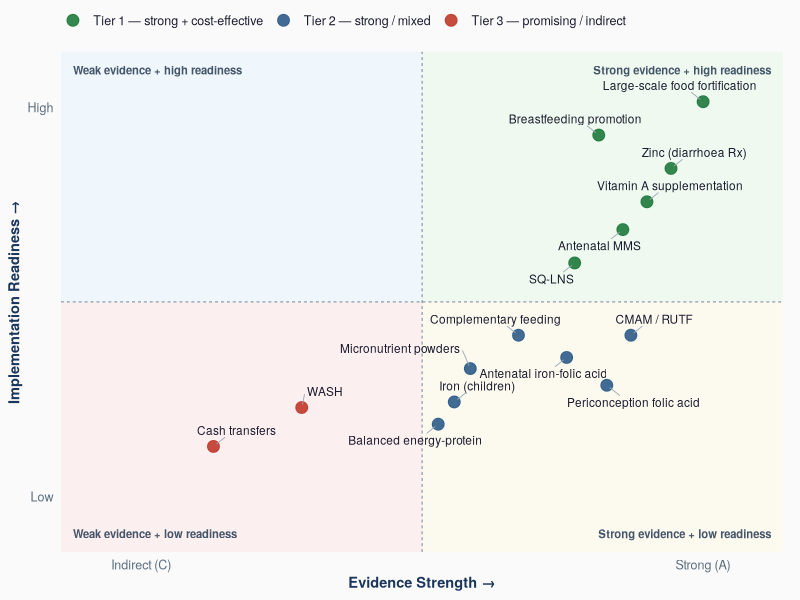
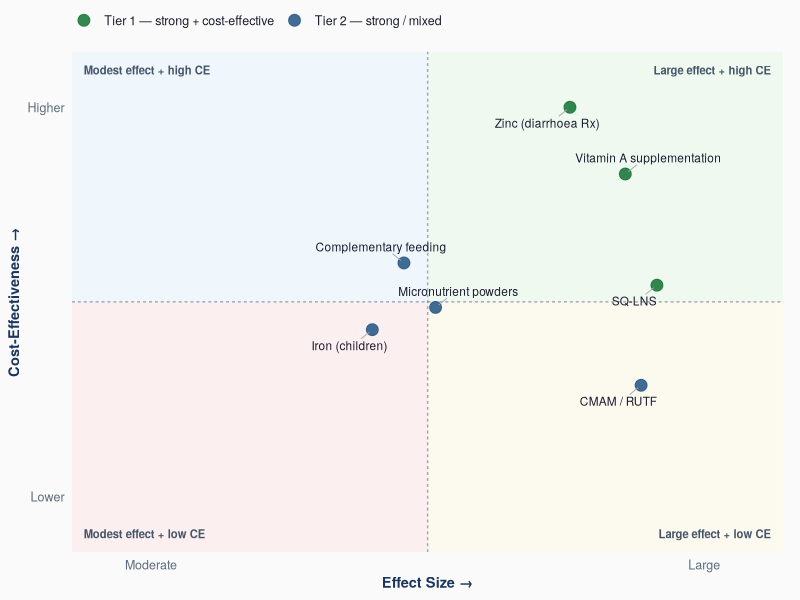
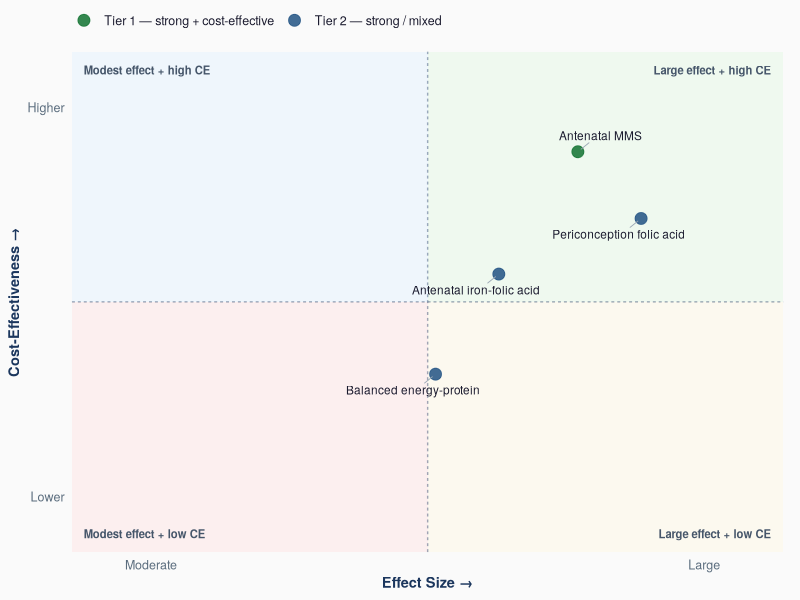

R code for these plots, in order:
# Slide-deck scatter figures (slides 3-6) \u2014 ggplot2 + ggrepel + ragg.
# Renders output/slide{3_quadrant,4_children,5_wra,6_population}.png
suppressMessages({library(ggplot2); library(ggrepel); library(ragg)})
FONT <- "Helvetica Neue"
update_geom_defaults("text", list(family = FONT))

tx <- 5.5; ty <- 5.5
ARR <- "\u2192"; EMD <- "\u2014"   # arrow, em-dash (ASCII-safe escapes)
tier_cols   <- c(T1 = "#1e7a3c", T2 = "#2e5c8a", T3 = "#c0392b")
tier_labels <- c(T1 = paste("Tier 1", EMD, "strong + cost-effective"),
                 T2 = paste("Tier 2", EMD, "strong / mixed"),
                 T3 = paste("Tier 3", EMD, "promising / indirect"))

# df: label,x,y,tier | xlabs/ylabs: 2-elem axis tick labels | annos: corner labels (x,y,label,hjust,vjust,color)
quad_plot <- function(df, xlab, ylab, xlabs, ylabs, annos, outfile, w = 7.2, h = 5.3) {
  df$tier <- droplevels(factor(df$tier, levels = c("T1","T2","T3")))
  pres <- levels(df$tier)
  p <- ggplot(df, aes(x, y)) +
    annotate("rect", xmin = tx, xmax = 10, ymin = ty, ymax = 10, fill = "#e8f8e8", alpha = 0.6) +
    annotate("rect", xmin = 1,  xmax = tx, ymin = ty, ymax = 10, fill = "#e8f4fd", alpha = 0.6) +
    annotate("rect", xmin = 1,  xmax = tx, ymin = 1,  ymax = ty, fill = "#fde8e8", alpha = 0.6) +
    annotate("rect", xmin = tx, xmax = 10, ymin = 1,  ymax = ty, fill = "#fdf8e8", alpha = 0.6) +
    geom_vline(xintercept = tx, linetype = "22", color = "#1b365d", alpha = 0.4) +
    geom_hline(yintercept = ty, linetype = "22", color = "#1b365d", alpha = 0.4)
  for (i in seq_len(nrow(annos))) {
    a <- annos[i, ]
    p <- p + annotate("text", x = a$x, y = a$y, label = a$label, hjust = a$hjust,
                      vjust = a$vjust, color = a$color, fontface = "bold", size = 2.85)
  }
  p <- p +
    geom_point(aes(color = tier), size = 3.7, alpha = 0.9) +
    geom_text_repel(aes(label = label), size = 3.0, color = "#1a1a2e", family = FONT,
                    box.padding = 0.5, point.padding = 0.3, min.segment.length = 0,
                    segment.color = "#9aa7b4", segment.size = 0.3, max.overlaps = Inf,
                    force = 2, seed = 7) +
    scale_color_manual(values = tier_cols[pres], labels = tier_labels[pres], name = NULL) +
    scale_x_continuous(limits = c(1, 10), breaks = c(2, 9), labels = xlabs, expand = c(0, 0)) +
    scale_y_continuous(limits = c(1, 10), breaks = c(2, 9), labels = ylabs, expand = c(0, 0)) +
    labs(x = paste(xlab, ARR), y = paste(ylab, ARR)) +
    theme_minimal(base_size = 12, base_family = FONT) +
    theme(legend.position = "top", legend.justification = "left",
          legend.text = element_text(size = 9, color = "#1a1a2e"), legend.margin = margin(0,0,2,0),
          panel.grid = element_blank(),
          axis.title.x = element_text(color = "#1b365d", face = "bold", size = 10.5, hjust = 0.5),
          axis.title.y = element_text(color = "#1b365d", face = "bold", size = 10.5, hjust = 0.5),
          axis.text = element_text(color = "#5a6c7d", size = 9), axis.ticks = element_blank(),
          plot.background = element_rect(fill = "#fafafa", color = NA),
          panel.background = element_rect(fill = "#fafafa", color = NA),
          plot.margin = margin(6, 12, 6, 6))
  ggsave(outfile, p, width = w, height = h, dpi = 220, bg = "#fafafa", device = ragg::agg_png)
  cat("wrote", outfile, "\n")
}

A <- function(x,y,label,hjust,vjust,color) data.frame(x,y,label,hjust,vjust,color)

# ---- Slide 3: overall framework (evidence x readiness) ----
df3 <- data.frame(
  label = c("Large-scale food fortification","Breastfeeding promotion","Zinc (diarrhoea Rx)",
            "Vitamin A supplementation","Antenatal MMS","SQ-LNS",
            "CMAM / RUTF","Antenatal iron-folic acid","Periconception folic acid",
            "Complementary feeding","Micronutrient powders","Iron (children)",
            "Balanced energy-protein","WASH","Cash transfers"),
  x = c(9.0,7.7,8.6, 8.3,8.0,7.4, 8.1,7.3,7.8, 6.7,6.1,5.9, 5.7,4.0,2.9),
  y = c(9.1,8.5,7.9, 7.3,6.8,6.2, 4.9,4.5,4.0, 4.9,4.3,3.7, 3.3,3.6,2.9),
  tier = c(rep("T1",6), rep("T2",7), rep("T3",2)))
ann3 <- rbind(
  A(9.85,9.75,"Strong evidence + high readiness",1,1,"#46566a"), A(1.15,9.75,"Weak evidence + high readiness",0,1,"#46566a"),
  A(1.15,1.25,"Weak evidence + low readiness",0,0,"#46566a"), A(9.85,1.25,"Strong evidence + low readiness",1,0,"#46566a"))
quad_plot(df3, "Evidence Strength", "Implementation Readiness",
          c("Indirect (C)","Strong (A)"), c("Low","High"), ann3, "output/slide3_quadrant.png")

# ---- Slide 4: children under 5 (effect size x cost-effectiveness) ----
df4 <- data.frame(
  label = c("Vitamin A supplementation","Zinc (diarrhoea Rx)","SQ-LNS",
            "Complementary feeding","CMAM / RUTF","Micronutrient powders","Iron (children)"),
  x = c(8.0,7.3,8.4, 5.2,8.2,5.6,4.8),
  y = c(7.8,9.0,5.8, 6.2,4.0,5.4,5.0),
  tier = c("T1","T1","T1","T2","T2","T2","T2"))
ann4 <- rbind(A(9.85,9.75,"Large effect + high CE",1,1,"#46566a"), A(1.15,9.75,"Modest effect + high CE",0,1,"#46566a"),
              A(1.15,1.25,"Modest effect + low CE",0,0,"#46566a"), A(9.85,1.25,"Large effect + low CE",1,0,"#46566a"))
quad_plot(df4, "Effect Size", "Cost-Effectiveness",
          c("Moderate","Large"), c("Lower","Higher"), ann4, "output/slide4_children.png")

# ---- Slide 5: women of reproductive age (effect size x cost-effectiveness) ----
df5 <- data.frame(
  label = c("Antenatal MMS","Periconception folic acid","Antenatal iron-folic acid","Balanced energy-protein"),
  x = c(7.4,8.2,6.4,5.6),
  y = c(8.2,7.0,6.0,4.2),
  tier = c("T1","T2","T2","T2"))
ann5 <- rbind(A(9.85,9.75,"Large effect + high CE",1,1,"#46566a"), A(1.15,9.75,"Modest effect + high CE",0,1,"#46566a"),
              A(1.15,1.25,"Modest effect + low CE",0,0,"#46566a"), A(9.85,1.25,"Large effect + low CE",1,0,"#46566a"))
quad_plot(df5, "Effect Size", "Cost-Effectiveness",
          c("Moderate","Large"), c("Lower","Higher"), ann5, "output/slide5_wra.png")
